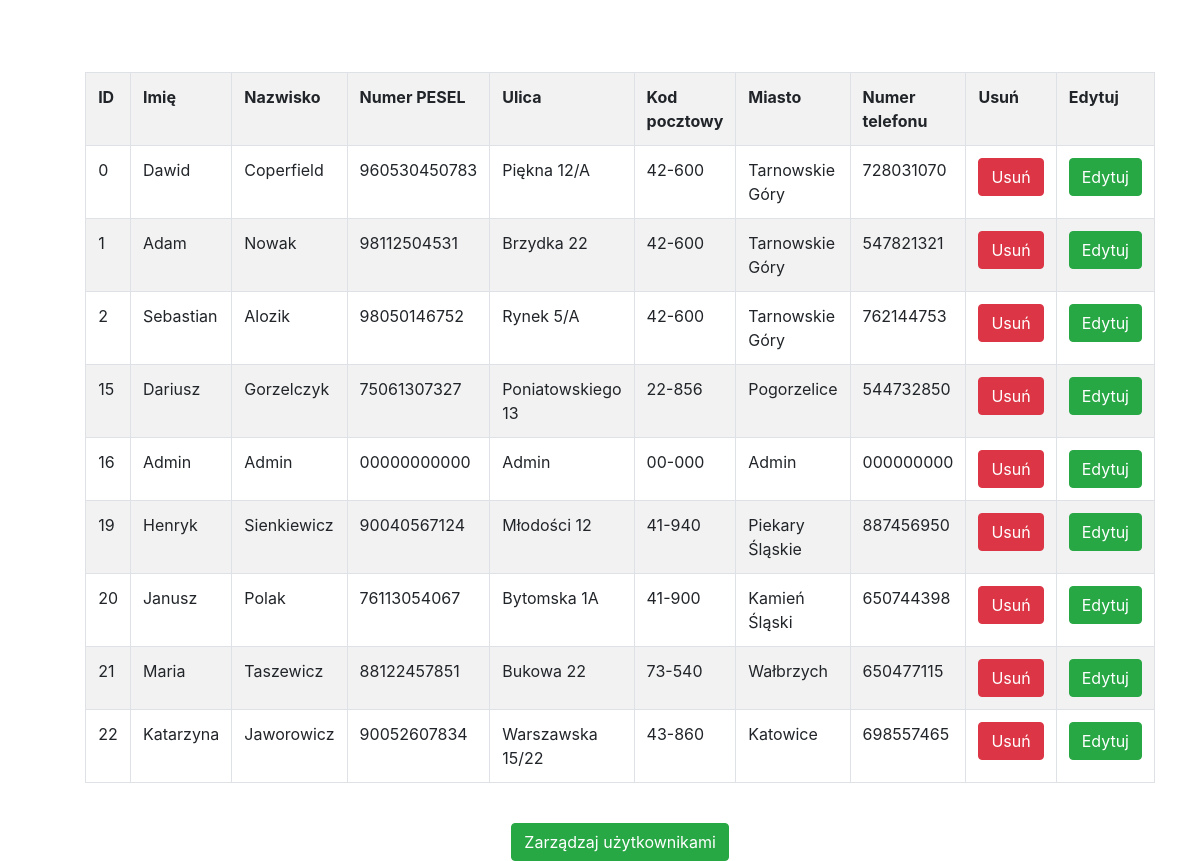
The app's page /ClinicAdmin/userDataManagment.php (signed in) with its own data.
### tables this page shows
CREATE TABLE `private_data` (
  `data_id` int(4) NOT NULL,
  `user_id` int(4) NOT NULL,
  `name` varchar(30) NOT NULL,
  `surname` varchar(30) NOT NULL,
  `pesel_number` varchar(12) NOT NULL,
  `address_street` varchar(40) NOT NULL,
  `address_zipcode` varchar(7) NOT NULL,
  `address_city` varchar(40) NOT NULL,
  `phone_number` varchar(12) NOT NULL
);

### ClinicAdmin/userDataManagment.php (the view, shortened to what this page needs)
<?php
$conn = mysqli_connect(
    "localhost",
    "root",
    "",
    "clinic"
);
$sql_private_data = "SELECT * FROM private_data";
$result = $conn->query($sql_private_data);
?>
<!DOCTYPE html>
<html>
<head>
  <link rel="stylesheet" href="https://stackpath.bootstrapcdn.com/bootstrap/4.4.1/css/bootstrap.min.css">
</head>
<body>
<br>
<br>
<br>
<div class="container" >
    <div class="row">
    <div class="col"></div>
    <div class="col">
    <center>
    <div class="table-responsive">
    <table class='table table-striped table-bordered table-hover'>
    <tr>
        <th>ID</th>
        <th>Imię</th>
        <th>Nazwisko</th>
        <th>Numer PESEL</th>
        <th>Ulica</th>
        <th>Kod pocztowy</th>
        <th>Miasto</th>
        <th>Numer telefonu</th>
        <th>Usuń</th>
        <th>Edytuj</th>
    </tr>
    <?php
    if ($result->num_rows > 0)
    {
        while($row = $result->fetch_assoc())
        {
            echo "<tr><td>"
            .$row["user_id"]."</td><td>"
            .$row["name"]."</td><td>"
            .$row["surname"]."</td><td>"
            .$row["pesel_number"]."</td><td>"
            .$row["address_street"]."</td><td>"
            .$row["address_zipcode"]."</td><td>"
            .$row["address_city"]."</td><td>"
            .$row["phone_number"]."</td>";
            ?>
            <td>
            <form action="updateAndDelete.php" method="post">
            <button class='btn btn-danger' type="submit" name="deleteBtn">Usuń</button>
            </form>
            </td>
            <td>
            <form action="editForm.php" method="post">
            <button class='btn btn-success' type="submit" name="editBtn">Edytuj</button>
            </form>
            </td></tr>
            <?php
        }
      }
      else
      {
        echo "0 results";
      }
    ?>
    </table>
    </div>
        <br>
            <a href="userManagment.php"><button class='btn btn-success' type="submit" name="dataTable">Zarządzaj użytkownikami</button></a>
    </center>
    </div>
    </div>
</div>
</body>
</html>

### records on screen
private_data: user "0", name "Dawid", surname "Coperfield", pesel_number "960530450783", address_street "Piękna 12/A", address_zipcode "42-600", address_city "Tarnowskie Góry", phone_number "728031070"
private_data: user "1", name "Adam", surname "Nowak", pesel_number "98112504531", address_street "Brzydka 22", address_zipcode "42-600", address_city "Tarnowskie Góry", phone_number "547821321"
private_data: user "2", name "Sebastian", surname "Alozik", pesel_number "98050146752", address_street "Rynek 5/A", address_zipcode "42-600", address_city "Tarnowskie Góry", phone_number "762144753"
private_data: user "15", name "Dariusz", surname "Gorzelczyk", pesel_number "75061307327", address_street "Poniatowskiego 13", address_zipcode "22-856", address_city "Pogorzelice", phone_number "544732850"
private_data: user "16", name "Admin", surname "Admin", pesel_number "00000000000", address_street "Admin", address_zipcode "00-000", address_city "Admin", phone_number "000000000"
private_data: user "19", name "Henryk", surname "Sienkiewicz", pesel_number "90040567124", address_street "Młodości 12", address_zipcode "41-940", address_city "Piekary Śląskie", phone_number "887456950"
private_data: user "20", name "Janusz", surname "Polak", pesel_number "76113054067", address_street "Bytomska 1A", address_zipcode "41-900", address_city "Kamień Śląski", phone_number "650744398"
private_data: user "21", name "Maria", surname "Taszewicz", pesel_number "88122457851", address_street "Bukowa 22", address_zipcode "73-540", address_city "Wałbrzych", phone_number "650477115"
private_data: user "22", name "Katarzyna", surname "Jaworowicz", pesel_number "90052607834", address_street "Warszawska 15/22", address_zipcode "43-860", address_city "Katowice", phone_number "698557465"
